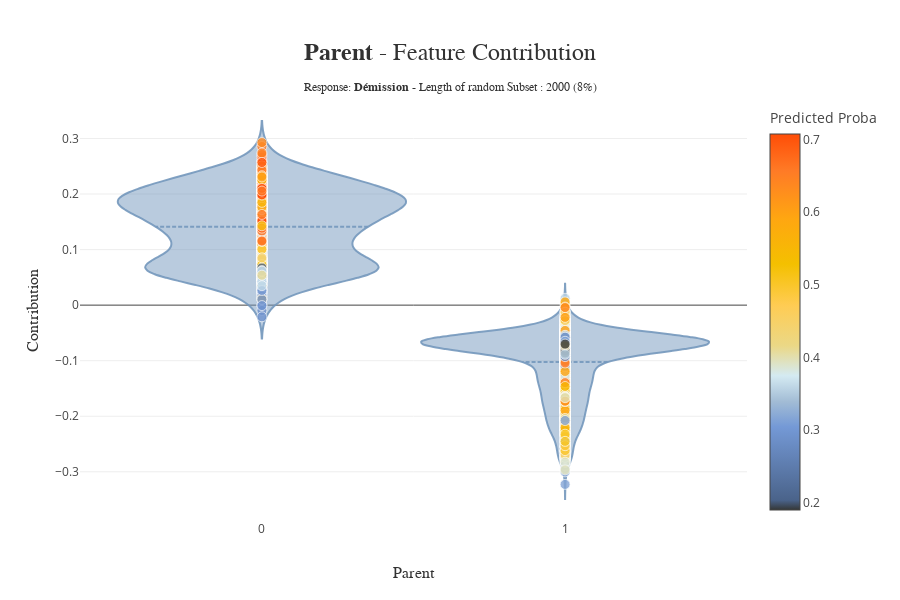

Notebook code cell kept with this figure:
### Markdown cell above
This feature doesn't seem to have a great impact on the model, the distribution of the SHAP values is quite similar for "Célibataire" et "Marié(e)"

### Code cell
xpl.plot.contribution_plot(col="Parent")

### Figure 1 — Plotly figure (JSON) as saved in the notebook; plotly's stock layout.template omitted (floating-point values rounded to 4 significant figures; data arrays with more than 128 entries replaced by an {"elided": "..."} marker saying what was removed)
{"data": [{"customdata": {"elided": "2000 int values"}, "hovertemplate": "<b>%{hovertext}</b><br />Parent :<br />%{x}<br />Contribution: %{y:.4f}<extra></extra>", "hovertext": {"elided": "567 str values"}, "jitter": 0.075, "line": {"color": "rgba(117, 152, 189, 0.9)"}, "marker": {"line": {"color": "white", "width": 0.8}, "opacity": 0.8, "size": 10}, "meanline": {"visible": true}, "pointpos": 0, "points": false, "scalemode": "count", "showlegend": false, "type": "violin", "x": {"elided": "567 int values"}, "y": {"elided": "567 float values"}}, {"customdata": {"elided": "2000 int values"}, "hovertemplate": "<b>%{hovertext}</b><br />Parent :<br />%{x}<br />Contribution: %{y:.4f}<extra></extra>", "hovertext": {"elided": "1433 str values"}, "jitter": 0.075, "line": {"color": "rgba(117, 152, 189, 0.9)"}, "marker": {"line": {"color": "white", "width": 0.8}, "opacity": 0.8, "size": 10}, "meanline": {"visible": true}, "pointpos": 0, "points": false, "scalemode": "count", "showlegend": false, "type": "violin", "x": {"elided": "1433 int values"}, "y": {"elided": "1433 float values"}}, {"customdata": {"elided": "2000 int values"}, "hovertemplate": "<b>%{hovertext}</b><br />Parent :<br />%{x}<br />Contribution: %{y:.4f}<extra></extra>", "hovertext": {"elided": "2000 str values"}, "marker": {"color": {"elided": "2000 float values"}, "coloraxis": "coloraxis", "line": {"color": "white", "width": 0.8}, "opacity": 0.8, "size": 10}, "mode": "markers", "showlegend": false, "type": "scatter", "x": {"elided": "2000 int values"}, "y": {"elided": "2000 float values"}}], "layout": {"coloraxis": {"colorbar": {"title": {"text": "Predicted Proba"}}, "colorscale": [[0, "rgb(52, 55, 54)"], [0.02594, "rgb(74, 99, 138)"], [0.2208, "rgb(116, 153, 214)"], [0.2883, "rgb(162, 188, 213)"], [0.3571, "rgb(212, 234, 242)"], [0.4365, "rgb(235, 216, 134)"], [0.5447, "rgb(255, 204, 83)"], [0.6539, "rgb(244 ,192, 0)"], [0.7759, "rgb(255, 166, 17)"], [0.9012, "rgb(255, 123, 38)"], [1, "rgb(255, 77, 7)"]]}, "height": 600, "hovermode": "closest", "title": {"font": {"color": "rgb(50, 50, 50)", "family": "Arial", "size": 24}, "text": "<b>Parent</b> - Feature Contribution<span style='font-size: 12px;'><br />Response: <b>Démission</b> - Length of random Subset : 2000 (8%)</span>", "x": 0.5, "xanchor": "center", "y": 0.9, "yanchor": "middle"}, "violingap": 0.05, "violingroupgap": 0, "violinmode": "overlay", "width": 900, "xaxis": {"automargin": true, "range": [-0.6, 1.6], "title": {"font": {"color": "rgb(50, 50, 50)", "family": "Arial Black", "size": 16}, "text": "Parent"}, "type": "category"}, "yaxis": {"automargin": true, "title": {"font": {"color": "rgb(50, 50, 50)", "family": "Arial Black", "size": 16}, "text": "Contribution"}}}}
